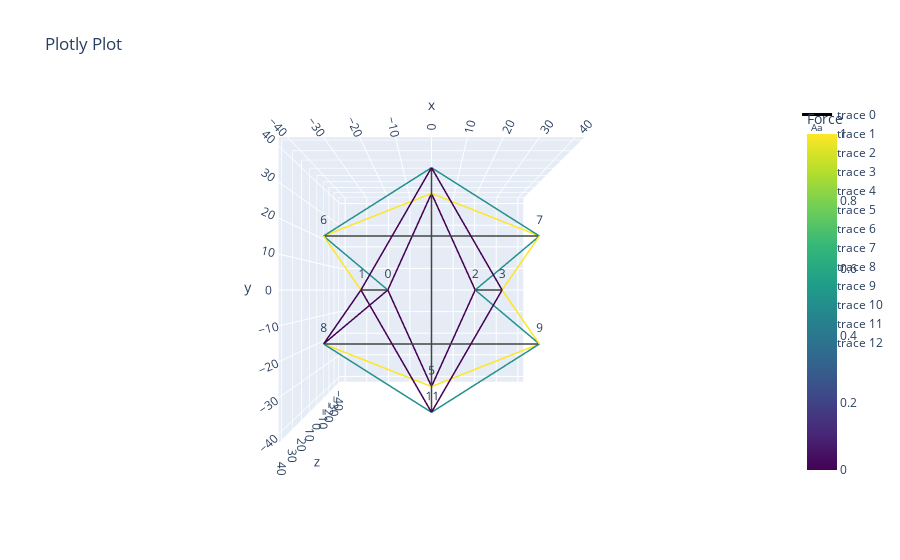

The cell this chart's notebook holds for it:
### Code cell
import numpy as np

def generate_expandable_octahedron(scale=1.0, q_cable=1.0, q_strut=-1.0):
    """
    Generate vertices, edges, force densities, and fixed vertices for an expandable octahedron tensegrity structure.
    
    Parameters:
    scale   : float - Scaling factor for output coordinates
    q_cable : float - Force density for cables (positive)
    q_strut : float - Force density for struts (negative)
    
    Returns:
    vertices       : np.array - Array of vertex coordinates
    edges         : list    - List of edges connecting vertex indices
    force_densities : list - List of force densities for each edge
    fixed         : list    - List of fixed vertex indices
    """
    # Define vertex coordinates 
    vertices = np.array([
        [-0.5, 0, -1],  # 1 
        [-0.5, 0, 1],  # 2
        [0.5, 0, -1],   # 3  #old: 
        [0.5, 0, 1],   # 4 
        [0, 1, -0.5],  # 5
        [0, -1, -0.5],    # 6  #old: 
        [-1, 0.5, 0],  # 7
        [1, 0.5, 0],   # 8
        [-1, -0.5, 0],  # 9
        [1, -0.5, 0],   # 10
        [0, 1, 0.5],  # 11
        [0, -1, 0.5]    # 12
        ]) * scale
    
    # Define edges
    # edges_cables = [[1, 7], [1, 9], [5, 1], [1, 6], [3,5], [6, 3], [3, 8], [3, 10], [5, 7], [5, 8], [6,9], [6, 10], [2, 7], [7, 11], [9, 2], [9, 12], 
            #  [8, 11], [4, 8], [10, 12], [4, 10], [2, 11], [11, 4], [12, 2], [4,12]
    # ]
    edges_cables = [[7, 1], [1, 9], [1, 5], [1, 6], [3,5], [3,6], [3, 8], [3, 10], [5, 7], [5, 8], [6,9], [6, 10], [2, 7], [7, 11], [2, 9], [9, 12], 
             [11, 8], [4, 8], [10, 12], [4, 10], [2, 11], [4, 11], [2, 12], [4,12]
    ]
    edges_struts = [[1,2], [3,4], [5, 6], [7, 8], [9, 10], [11, 12]]
    edges = edges_cables + edges_struts
    
    edges = [[i-1, j-1] for i, j in edges]
    cable_slice = slice(0, len(edges_cables))
    strut_slice = slice(len(edges_cables), len(edges_cables) + len(edges_struts))
    # Assign force densities
    force_densities = [q_cable] * len(edges_cables) + [q_strut] * len(edges_struts)
    
    # Fix the bottom vertex to prevent free movement
    fixed = [0, 2, 5]#[1, 3, 6]
    # fixed = [0, 1, 4]#[1, 3, 6]
    
    return vertices, edges, force_densities, fixed, cable_slice, strut_slice
model_name = 'expandable_octahedron'
# Example usage
q_scalar = 0.012
vertices, edges, force_densities, fixed, cable_slice, strut_slice = generate_expandable_octahedron(scale=40, q_cable=1*q_scalar, q_strut=-1.5*q_scalar)

paths = [[3, 5, 4, 2, 1, 14, 20,21,23,22], [0, 13, 16,6, 7, 18,15], [10,11,19,17,9,8,12]]
directions = np.ones(len(edges))

# net = Network_custom.from_fd(vertices, edges, force_densities, fixed, paths = None, dir = None)
net = Network_custom.direct(vertices, edges, force_densities, fixed, paths = paths, dir = directions)
net.net_plot(color = True,vlabels = True, elables=False, path_colors=True)

### Figure 1 — Plotly figure (JSON) as saved in the notebook; plotly's stock layout.template omitted (floating-point values rounded to 4 significant figures)
{"data": [{"line": {"color": [0.5, 0.5, 0, 0, 0, 0, 0, 0, 0, 0, 0, 0, 0, 0, 0, 0, 0, 0, 0.5, 0.5, 0, 0.5, 0.5, 0, 1, 1, 0, 1, 1, 0, 1, 1, 0, 1, 1, 0, 1, 1, 0, 0.5, 0.5, 0, 0, 0, 0, 0.5, 0.5, 0, 0.5, 0.5, 0, 1, 1, 0, 0.5, 0.5, 0, 1, 1, 0, 0, 0, 0, 0, 0, 0, 0, 0, 0, 0, 0, 0], "colorbar": {"title": {"text": "Force"}}, "colorscale": [[0, "#440154"], [0.1111, "#482878"], [0.2222, "#3e4989"], [0.3333, "#31688e"], [0.4444, "#26828e"], [0.5556, "#1f9e89"], [0.6667, "#35b779"], [0.7778, "#6ece58"], [0.8889, "#b5de2b"], [1, "#fde725"]], "showscale": true, "width": 3}, "mode": "lines", "type": "scatter3d", "x": [-40, -20, null, -20, -40, null, -20, 0, null, -20, 0, null, 20, 0, null, 20, 0, null, 20, 40, null, 20, 40, null, 0, -40, null, 0, 40, null, 0, -40, null, 0, 40, null, -20, -40, null, -40, 0, null, -20, -40, null, -40, 0, null, 0, 40, null, 20, 40, null, 40, 0, null, 20, 40, null, -20, 0, null, 20, 0, null, -20, 0, null, 20, 0, null, -20, -20, null, 20, 20, null, 0, 0, null, -40, 40, null, -40, 40, null, 0, 0, null], "y": [20, 0, null, 0, -20, null, 0, 40, null, 0, -40, null, 0, 40, null, 0, -40, null, 0, 20, null, 0, -20, null, 40, 20, null, 40, 20, null, -40, -20, null, -40, -20, null, 0, 20, null, 20, 40, null, 0, -20, null, -20, -40, null, 40, 20, null, 0, 20, null, -20, -40, null, 0, -20, null, 0, 40, null, 0, 40, null, 0, -40, null, 0, -40, null, 0, 0, null, 0, 0, null, 40, -40, null, 20, 20, null, -20, -20, null, 40, -40, null], "z": [0, -40, null, -40, 0, null, -40, -20, null, -40, -20, null, -40, -20, null, -40, -20, null, -40, 0, null, -40, 0, null, -20, 0, null, -20, 0, null, -20, 0, null, -20, 0, null, 40, 0, null, 0, 20, null, 40, 0, null, 0, 20, null, 20, 0, null, 40, 0, null, 0, 20, null, 40, 0, null, 40, 20, null, 40, 20, null, 40, 20, null, 40, 20, null, -40, 40, null, -40, 40, null, -20, -20, null, 0, 0, null, 0, 0, null, 20, 20, null]}, {"mode": "text", "text": ["0"], "type": "scatter3d", "x": [-20], "y": [0], "z": [-40]}, {"mode": "text", "text": ["1"], "type": "scatter3d", "x": [-20], "y": [0], "z": [40]}, {"mode": "text", "text": ["2"], "type": "scatter3d", "x": [20], "y": [0], "z": [-40]}, {"mode": "text", "text": ["3"], "type": "scatter3d", "x": [20], "y": [0], "z": [40]}, {"mode": "text", "text": ["4"], "type": "scatter3d", "x": [0], "y": [40], "z": [-20]}, {"mode": "text", "text": ["5"], "type": "scatter3d", "x": [0], "y": [-40], "z": [-20]}, {"mode": "text", "text": ["6"], "type": "scatter3d", "x": [-40], "y": [20], "z": [0]}, {"mode": "text", "text": ["7"], "type": "scatter3d", "x": [40], "y": [20], "z": [0]}, {"mode": "text", "text": ["8"], "type": "scatter3d", "x": [-40], "y": [-20], "z": [0]}, {"mode": "text", "text": ["9"], "type": "scatter3d", "x": [40], "y": [-20], "z": [0]}, {"mode": "text", "text": ["10"], "type": "scatter3d", "x": [0], "y": [40], "z": [20]}, {"mode": "text", "text": ["11"], "type": "scatter3d", "x": [0], "y": [-40], "z": [20]}], "layout": {"scene": {"aspectmode": "data", "camera": {"center": {"x": 0, "y": 0, "z": 0}, "eye": {"x": 0, "y": 0, "z": 2}, "up": {"x": 0, "y": 1, "z": 0}}}, "title": {"text": "Plotly Plot"}}}
